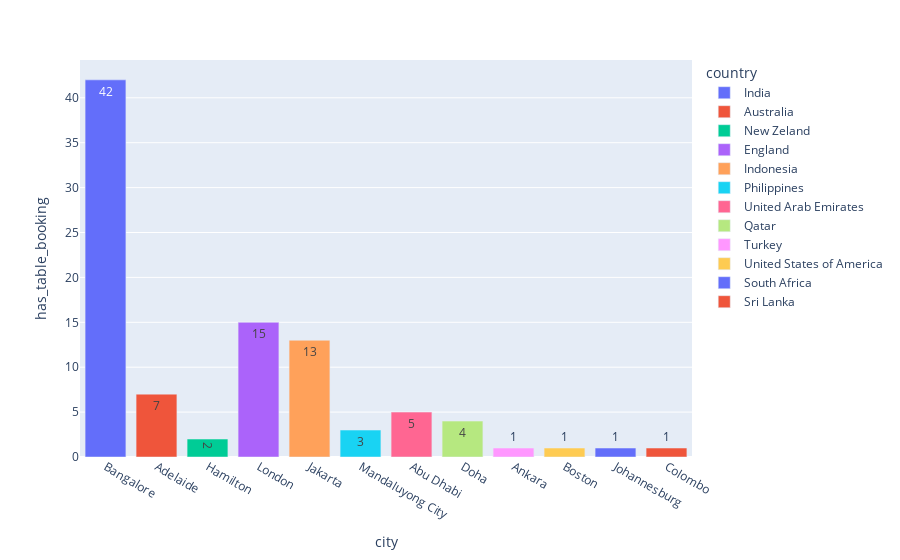

The cell this chart's notebook holds for it:
### Markdown cell above
##### Primeira Cidade de cada país com maior quantidade de restaurantes que fazem reservas

### Code cell
fig4 = px.bar(cidade_restaurantes_reserva_2, x = 'city', y = 'has_table_booking', color = 'country', text = 'has_table_booking', height = 450)

fig4

### Figure 1 — Plotly figure (JSON) as saved in the notebook; plotly's stock layout.template omitted (floating-point values rounded to 4 significant figures)
{"data": [{"alignmentgroup": "True", "hovertemplate": "country=India<br>city=%{x}<br>has_table_booking=%{text}<extra></extra>", "legendgroup": "India", "marker": {"color": "#636efa", "pattern": {"shape": ""}}, "name": "India", "offsetgroup": "India", "orientation": "v", "showlegend": true, "text": [42], "textposition": "auto", "type": "bar", "x": ["Bangalore"], "xaxis": "x", "y": [42], "yaxis": "y"}, {"alignmentgroup": "True", "hovertemplate": "country=Australia<br>city=%{x}<br>has_table_booking=%{text}<extra></extra>", "legendgroup": "Australia", "marker": {"color": "#EF553B", "pattern": {"shape": ""}}, "name": "Australia", "offsetgroup": "Australia", "orientation": "v", "showlegend": true, "text": [7], "textposition": "auto", "type": "bar", "x": ["Adelaide"], "xaxis": "x", "y": [7], "yaxis": "y"}, {"alignmentgroup": "True", "hovertemplate": "country=New Zeland<br>city=%{x}<br>has_table_booking=%{text}<extra></extra>", "legendgroup": "New Zeland", "marker": {"color": "#00cc96", "pattern": {"shape": ""}}, "name": "New Zeland", "offsetgroup": "New Zeland", "orientation": "v", "showlegend": true, "text": [2], "textposition": "auto", "type": "bar", "x": ["Hamilton"], "xaxis": "x", "y": [2], "yaxis": "y"}, {"alignmentgroup": "True", "hovertemplate": "country=England<br>city=%{x}<br>has_table_booking=%{text}<extra></extra>", "legendgroup": "England", "marker": {"color": "#ab63fa", "pattern": {"shape": ""}}, "name": "England", "offsetgroup": "England", "orientation": "v", "showlegend": true, "text": [15], "textposition": "auto", "type": "bar", "x": ["London"], "xaxis": "x", "y": [15], "yaxis": "y"}, {"alignmentgroup": "True", "hovertemplate": "country=Indonesia<br>city=%{x}<br>has_table_booking=%{text}<extra></extra>", "legendgroup": "Indonesia", "marker": {"color": "#FFA15A", "pattern": {"shape": ""}}, "name": "Indonesia", "offsetgroup": "Indonesia", "orientation": "v", "showlegend": true, "text": [13], "textposition": "auto", "type": "bar", "x": ["Jakarta"], "xaxis": "x", "y": [13], "yaxis": "y"}, {"alignmentgroup": "True", "hovertemplate": "country=Philippines<br>city=%{x}<br>has_table_booking=%{text}<extra></extra>", "legendgroup": "Philippines", "marker": {"color": "#19d3f3", "pattern": {"shape": ""}}, "name": "Philippines", "offsetgroup": "Philippines", "orientation": "v", "showlegend": true, "text": [3], "textposition": "auto", "type": "bar", "x": ["Mandaluyong City"], "xaxis": "x", "y": [3], "yaxis": "y"}, {"alignmentgroup": "True", "hovertemplate": "country=United Arab Emirates<br>city=%{x}<br>has_table_booking=%{text}<extra></extra>", "legendgroup": "United Arab Emirates", "marker": {"color": "#FF6692", "pattern": {"shape": ""}}, "name": "United Arab Emirates", "offsetgroup": "United Arab Emirates", "orientation": "v", "showlegend": true, "text": [5], "textposition": "auto", "type": "bar", "x": ["Abu Dhabi"], "xaxis": "x", "y": [5], "yaxis": "y"}, {"alignmentgroup": "True", "hovertemplate": "country=Qatar<br>city=%{x}<br>has_table_booking=%{text}<extra></extra>", "legendgroup": "Qatar", "marker": {"color": "#B6E880", "pattern": {"shape": ""}}, "name": "Qatar", "offsetgroup": "Qatar", "orientation": "v", "showlegend": true, "text": [4], "textposition": "auto", "type": "bar", "x": ["Doha"], "xaxis": "x", "y": [4], "yaxis": "y"}, {"alignmentgroup": "True", "hovertemplate": "country=Turkey<br>city=%{x}<br>has_table_booking=%{text}<extra></extra>", "legendgroup": "Turkey", "marker": {"color": "#FF97FF", "pattern": {"shape": ""}}, "name": "Turkey", "offsetgroup": "Turkey", "orientation": "v", "showlegend": true, "text": [1], "textposition": "auto", "type": "bar", "x": ["Ankara"], "xaxis": "x", "y": [1], "yaxis": "y"}, {"alignmentgroup": "True", "hovertemplate": "country=United States of America<br>city=%{x}<br>has_table_booking=%{text}<extra></extra>", "legendgroup": "United States of America", "marker": {"color": "#FECB52", "pattern": {"shape": ""}}, "name": "United States of America", "offsetgroup": "United States of America", "orientation": "v", "showlegend": true, "text": [1], "textposition": "auto", "type": "bar", "x": ["Boston"], "xaxis": "x", "y": [1], "yaxis": "y"}, {"alignmentgroup": "True", "hovertemplate": "country=South Africa<br>city=%{x}<br>has_table_booking=%{text}<extra></extra>", "legendgroup": "South Africa", "marker": {"color": "#636efa", "pattern": {"shape": ""}}, "name": "South Africa", "offsetgroup": "South Africa", "orientation": "v", "showlegend": true, "text": [1], "textposition": "auto", "type": "bar", "x": ["Johannesburg"], "xaxis": "x", "y": [1], "yaxis": "y"}, {"alignmentgroup": "True", "hovertemplate": "country=Sri Lanka<br>city=%{x}<br>has_table_booking=%{text}<extra></extra>", "legendgroup": "Sri Lanka", "marker": {"color": "#EF553B", "pattern": {"shape": ""}}, "name": "Sri Lanka", "offsetgroup": "Sri Lanka", "orientation": "v", "showlegend": true, "text": [1], "textposition": "auto", "type": "bar", "x": ["Colombo"], "xaxis": "x", "y": [1], "yaxis": "y"}], "layout": {"autosize": true, "barmode": "relative", "legend": {"title": {"text": "country"}, "tracegroupgap": 0}, "margin": {"t": 60}, "xaxis": {"anchor": "y", "autorange": true, "domain": [0, 1], "range": [-0.5, 11.5], "title": {"text": "city"}, "type": "category"}, "yaxis": {"anchor": "x", "autorange": true, "domain": [0, 1], "range": [0, 44.21], "title": {"text": "has_table_booking"}, "type": "linear"}}}
